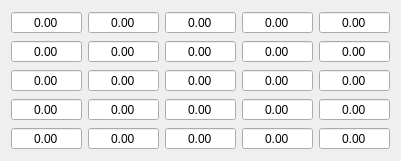
   <widget class="QWidget" name="gridLayoutWidget_5">
    <property name="geometry">
     <rect>
      <x>1000</x>
      <y>460</y>
      <width>401</width>
      <height>161</height>
     </rect>
    </property>
    <layout class="QGridLayout" name="grid_1C">
     <property name="sizeConstraint">
      <enum>QLayout::SetMinimumSize</enum>
     </property>
     <item row="4" column="3">
      <widget class="QDoubleSpinBox" name="spin_54C">
       <property name="font">
        <font>
         <pointsize>9</pointsize>
        </font>
       </property>
       <property name="alignment">
        <set>Qt::AlignCenter</set>
       </property>
       <property name="buttonSymbols">
        <enum>QAbstractSpinBox::NoButtons</enum>
       </property>
       <property name="maximum">
        <double>99999.990000000005239</double>
       </property>
      </widget>
     </item>
     <item row="3" column="0">
      <widget class="QDoubleSpinBox" name="spin_41C">
       <property name="font">
        <font>
         <pointsize>9</pointsize>
        </font>
       </property>
       <property name="alignment">
        <set>Qt::AlignCenter</set>
       </property>
       <property name="buttonSymbols">
        <enum>QAbstractSpinBox::NoButtons</enum>
       </property>
       <property name="maximum">
        <double>99999.990000000005239</double>
       </property>
      </widget>
     </item>
     <item row="1" column="0">
      <widget class="QDoubleSpinBox" name="spin_21C">
       <property name="font">
        <font>
         <pointsize>9</pointsize>
        </font>
       </property>
       <property name="alignment">
        <set>Qt::AlignCenter</set>
       </property>
       <property name="buttonSymbols">
        <enum>QAbstractSpinBox::NoButtons</enum>
       </property>
       <property name="maximum">
        <double>99999.990000000005239</double>
       </property>
      </widget>
     </item>
     <item row="1" column="4">
      <widget class="QDoubleSpinBox" name="spin_25C">
       <property name="font">
        <font>
         <pointsize>9</pointsize>
        </font>
       </property>
       <property name="alignment">
        <set>Qt::AlignCenter</set>
       </property>
       <property name="buttonSymbols">
        <enum>QAbstractSpinBox::NoButtons</enum>
       </property>
       <property name="maximum">
        <double>99999.990000000005239</double>
       </property>
      </widget>
     </item>
     <item row="2" column="4">
      <widget class="QDoubleSpinBox" name="spin_35C">
       <property name="font">
        <font>
         <pointsize>9</pointsize>
        </font>
       </property>
       <property name="alignment">
        <set>Qt::AlignCenter</set>
       </property>
       <property name="buttonSymbols">
        <enum>QAbstractSpinBox::NoButtons</enum>
       </property>
       <property name="maximum">
        <double>99999.990000000005239</double>
       </property>
      </widget>
     </item>
     <item row="2" column="3">
      <widget class="QDoubleSpinBox" name="spin_34C">
       <property name="font">
        <font>
         <pointsize>9</pointsize>
        </font>
       </property>
       <property name="alignment">
        <set>Qt::AlignCenter</set>
       </property>
       <property name="buttonSymbols">
        <enum>QAbstractSpinBox::NoButtons</enum>
       </property>
       <property name="maximum">
        <double>99999.990000000005239</double>
       </property>
      </widget>
     </item>
     <item row="4" column="2">
      <widget class="QDoubleSpinBox" name="spin_53C">
       <property name="font">
        <font>
         <pointsize>9</pointsize>
        </font>
       </property>
       <property name="alignment">
        <set>Qt::AlignCenter</set>
       </property>
       <property name="buttonSymbols">
        <enum>QAbstractSpinBox::NoButtons</enum>
       </property>
       <property name="maximum">
        <double>99999.990000000005239</double>
       </property>
      </widget>
     </item>
     <item row="0" column="4">
      <widget class="QDoubleSpinBox" name="spin_15C">
       <property name="font">
        <font>
         <pointsize>9</pointsize>
        </font>
       </property>
       <property name="alignment">
        <set>Qt::AlignCenter</set>
       </property>
       <property name="buttonSymbols">
        <enum>QAbstractSpinBox::NoButtons</enum>
       </property>
       <property name="maximum">
        <double>99999.990000000005239</double>
       </property>
      </widget>
     </item>
     <item row="2" column="1">
      <widget class="QDoubleSpinBox" name="spin_32C">
       <property name="font">
        <font>
         <pointsize>9</pointsize>
        </font>
       </property>
       <property name="alignment">
        <set>Qt::AlignCenter</set>
       </property>
       <property name="buttonSymbols">
        <enum>QAbstractSpinBox::NoButtons</enum>
       </property>
       <property name="maximum">
        <double>99999.990000000005239</double>
       </property>
      </widget>
     </item>
     <item row="3" column="3">
      <widget class="QDoubleSpinBox" name="spin_44C">
       <property name="font">
        <font>
         <pointsize>9</pointsize>
        </font>
       </property>
       <property name="alignment">
        <set>Qt::AlignCenter</set>
       </property>
       <property name="buttonSymbols">
        <enum>QAbstractSpinBox::NoButtons</enum>
       </property>
       <property name="maximum">
        <double>99999.990000000005239</double>
       </property>
      </widget>
     </item>
     <item row="3" column="4">
      <widget class="QDoubleSpinBox" name="spin_45C">
       <property name="font">
        <font>
         <pointsize>9</pointsize>
        </font>
       </property>
       <property name="alignment">
        <set>Qt::AlignCenter</set>
       </property>
       <property name="buttonSymbols">
        <enum>QAbstractSpinBox::NoButtons</enum>
       </property>
       <property name="maximum">
        <double>99999.990000000005239</double>
       </property>
      </widget>
     </item>
     <item row="1" column="1">
      <widget class="QDoubleSpinBox" name="spin_22C">
       <property name="font">
        <font>
         <pointsize>9</pointsize>
        </font>
       </property>
       <property name="alignment">
        <set>Qt::AlignCenter</set>
       </property>
       <property name="buttonSymbols">
        <enum>QAbstractSpinBox::NoButtons</enum>
       </property>
       <property name="maximum">
        <double>99999.990000000005239</double>
       </property>
      </widget>
     </item>
     <item row="2" column="0">
      <widget class="QDoubleSpinBox" name="spin_31C">
       <property name="font">
        <font>
         <pointsize>9</pointsize>
        </font>
       </property>
       <property name="alignment">
        <set>Qt::AlignCenter</set>
       </property>
       <property name="buttonSymbols">
        <enum>QAbstractSpinBox::NoButtons</enum>
       </property>
       <property name="maximum">
        <double>99999.990000000005239</double>
       </property>
      </widget>
     </item>
     <item row="1" column="2">
      <widget class="QDoubleSpinBox" name="spin_23C">
       <property name="font">
        <font>
         <pointsize>9</pointsize>
        </font>
       </property>
       <property name="alignment">
        <set>Qt::AlignCenter</set>
       </property>
       <property name="buttonSymbols">
        <enum>QAbstractSpinBox::NoButtons</enum>
       </property>
       <property name="maximum">
        <double>99999.990000000005239</double>
       </property>
      </widget>
     </item>
     <item row="2" column="2">
      <widget class="QDoubleSpinBox" name="spin_33C">
       <property name="font">
        <font>
         <pointsize>9</pointsize>
        </font>
       </property>
       <property name="alignment">
        <set>Qt::AlignCenter</set>
       </property>
       <property name="buttonSymbols">
        <enum>QAbstractSpinBox::NoButtons</enum>
       </property>
       <property name="maximum">
        <double>99999.990000000005239</double>
       </property>
      </widget>
     </item>
     <item row="0" column="0">
      <widget class="QDoubleSpinBox" name="spin_11C">
       <property name="font">
        <font>
         <pointsize>9</pointsize>
        </font>
       </property>
       <property name="alignment">
        <set>Qt::AlignCenter</set>
       </property>
       <property name="buttonSymbols">
        <enum>QAbstractSpinBox::NoButtons</enum>
       </property>
       <property name="maximum">
        <double>99999.990000000005239</double>
       </property>
      </widget>
     </item>
     <item row="4" column="1">
      <widget class="QDoubleSpinBox" name="spin_52C">
       <property name="font">
        <font>
         <pointsize>9</pointsize>
        </font>
       </property>
       <property name="alignment">
        <set>Qt::AlignCenter</set>
       </property>
       <property name="buttonSymbols">
        <enum>QAbstractSpinBox::NoButtons</enum>
       </property>
       <property name="maximum">
        <double>99999.990000000005239</double>
       </property>
      </widget>
     </item>
     <item row="3" column="1">
      <widget class="QDoubleSpinBox" name="spin_42C">
       <property name="font">
        <font>
         <pointsize>9</pointsize>
        </font>
       </property>
       <property name="alignment">
        <set>Qt::AlignCenter</set>
       </property>
       <property name="buttonSymbols">
        <enum>QAbstractSpinBox::NoButtons</enum>
       </property>
       <property name="maximum">
        <double>99999.990000000005239</double>
       </property>
      </widget>
     </item>
     <item row="4" column="4">
      <widget class="QDoubleSpinBox" name="spin_55C">
       <property name="font">
        <font>
         <pointsize>9</pointsize>
        </font>
       </property>
       <property name="alignment">
        <set>Qt::AlignCenter</set>
       </property>
       <property name="buttonSymbols">
        <enum>QAbstractSpinBox::NoButtons</enum>
       </property>
       <property name="maximum">
        <double>99999.990000000005239</double>
       </property>
      </widget>
     </item>
     <item row="0" column="3">
      <widget class="QDoubleSpinBox" name="spin_14C">
       <property name="font">
        <font>
         <pointsize>9</pointsize>
        </font>
       </property>
       <property name="alignment">
        <set>Qt::AlignCenter</set>
       </property>
       <property name="buttonSymbols">
        <enum>QAbstractSpinBox::NoButtons</enum>
       </property>
       <property name="maximum">
        <double>99999.990000000005239</double>
       </property>
      </widget>
     </item>
     <item row="0" column="1">
      <widget class="QDoubleSpinBox" name="spin_12C">
       <property name="font">
        <font>
         <pointsize>9</pointsize>
        </font>
       </property>
       <property name="alignment">
        <set>Qt::AlignCenter</set>
       </property>
       <property name="buttonSymbols">
        <enum>QAbstractSpinBox::NoButtons</enum>
       </property>
       <property name="maximum">
        <double>99999.990000000005239</double>
       </property>
      </widget>
     </item>
     <item row="4" column="0">
      <widget class="QDoubleSpinBox" name="spin_51C">
       <property name="font">
        <font>
         <pointsize>9</pointsize>
        </font>
       </property>
       <property name="alignment">
        <set>Qt::AlignCenter</set>
       </property>
       <property name="buttonSymbols">
        <enum>QAbstractSpinBox::NoButtons</enum>
       </property>
       <property name="maximum">
        <double>99999.990000000005239</double>
       </property>
      </widget>
     </item>
     <item row="0" column="2">
      <widget class="QDoubleSpinBox" name="spin_13C">
       <property name="font">
        <font>
         <pointsize>9</pointsize>
        </font>
       </property>
       <property name="alignment">
        <set>Qt::AlignCenter</set>
       </property>
       <property name="buttonSymbols">
        <enum>QAbstractSpinBox::NoButtons</enum>
       </property>
       <property name="maximum">
        <double>99999.990000000005239</double>
       </property>
      </widget>
     </item>
     <item row="1" column="3">
      <widget class="QDoubleSpinBox" name="spin_24C">
       <property name="font">
        <font>
         <pointsize>9</pointsize>
        </font>
       </property>
       <property name="alignment">
        <set>Qt::AlignCenter</set>
       </property>
       <property name="buttonSymbols">
        <enum>QAbstractSpinBox::NoButtons</enum>
       </property>
       <property name="maximum">
        <double>99999.990000000005239</double>
       </property>
      </widget>
     </item>
     <item row="3" column="2">
      <widget class="QDoubleSpinBox" name="spin_43C">
       <property name="font">
        <font>
         <pointsize>9</pointsize>
        </font>
       </property>
       <property name="alignment">
        <set>Qt::AlignCenter</set>
       </property>
       <property name="buttonSymbols">
        <enum>QAbstractSpinBox::NoButtons</enum>
       </property>
       <property name="maximum">
        <double>99999.990000000005239</double>
       </property>
      </widget>
     </item>
    </layout>
   </widget>
